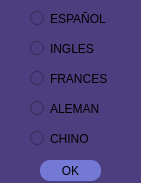
<?xml version="1.0" encoding="UTF-8"?>
<ui version="4.0">
 <class>Dialog</class>
 <widget class="QDialog" name="Dialog">
  <property name="geometry">
   <rect>
    <x>0</x>
    <y>0</y>
    <width>141</width>
    <height>183</height>
   </rect>
  </property>
  <property name="windowTitle">
   <string>Dialog</string>
  </property>
  <property name="styleSheet">
   <string notr="true">background-color: rgb(77, 62, 127);</string>
  </property>
  <widget class="QRadioButton" name="radioButton">
   <property name="geometry">
    <rect>
     <x>30</x>
     <y>10</y>
     <width>82</width>
     <height>17</height>
    </rect>
   </property>
   <property name="styleSheet">
    <string notr="true">font: 75 8pt &quot;MS Shell Dlg 2&quot;;</string>
   </property>
   <property name="text">
    <string>ESPAÑOL</string>
   </property>
  </widget>
  <widget class="QRadioButton" name="radioButton_2">
   <property name="geometry">
    <rect>
     <x>30</x>
     <y>40</y>
     <width>82</width>
     <height>17</height>
    </rect>
   </property>
   <property name="text">
    <string>INGLES</string>
   </property>
  </widget>
  <widget class="QRadioButton" name="radioButton_3">
   <property name="geometry">
    <rect>
     <x>30</x>
     <y>70</y>
     <width>82</width>
     <height>17</height>
    </rect>
   </property>
   <property name="text">
    <string>FRANCES</string>
   </property>
  </widget>
  <widget class="QRadioButton" name="radioButton_4">
   <property name="geometry">
    <rect>
     <x>30</x>
     <y>100</y>
     <width>82</width>
     <height>17</height>
    </rect>
   </property>
   <property name="text">
    <string>ALEMAN</string>
   </property>
  </widget>
  <widget class="QRadioButton" name="radioButton_5">
   <property name="geometry">
    <rect>
     <x>30</x>
     <y>130</y>
     <width>82</width>
     <height>17</height>
    </rect>
   </property>
   <property name="text">
    <string>CHINO</string>
   </property>
  </widget>
  <widget class="QPushButton" name="btn_ok">
   <property name="geometry">
    <rect>
     <x>40</x>
     <y>160</y>
     <width>61</width>
     <height>21</height>
    </rect>
   </property>
   <property name="styleSheet">
    <string notr="true">background-color: rgb(115, 121, 212);
border-radius:10px;</string>
   </property>
   <property name="text">
    <string>OK</string>
   </property>
  </widget>
 </widget>
 <resources/>
 <connections/>
</ui>
